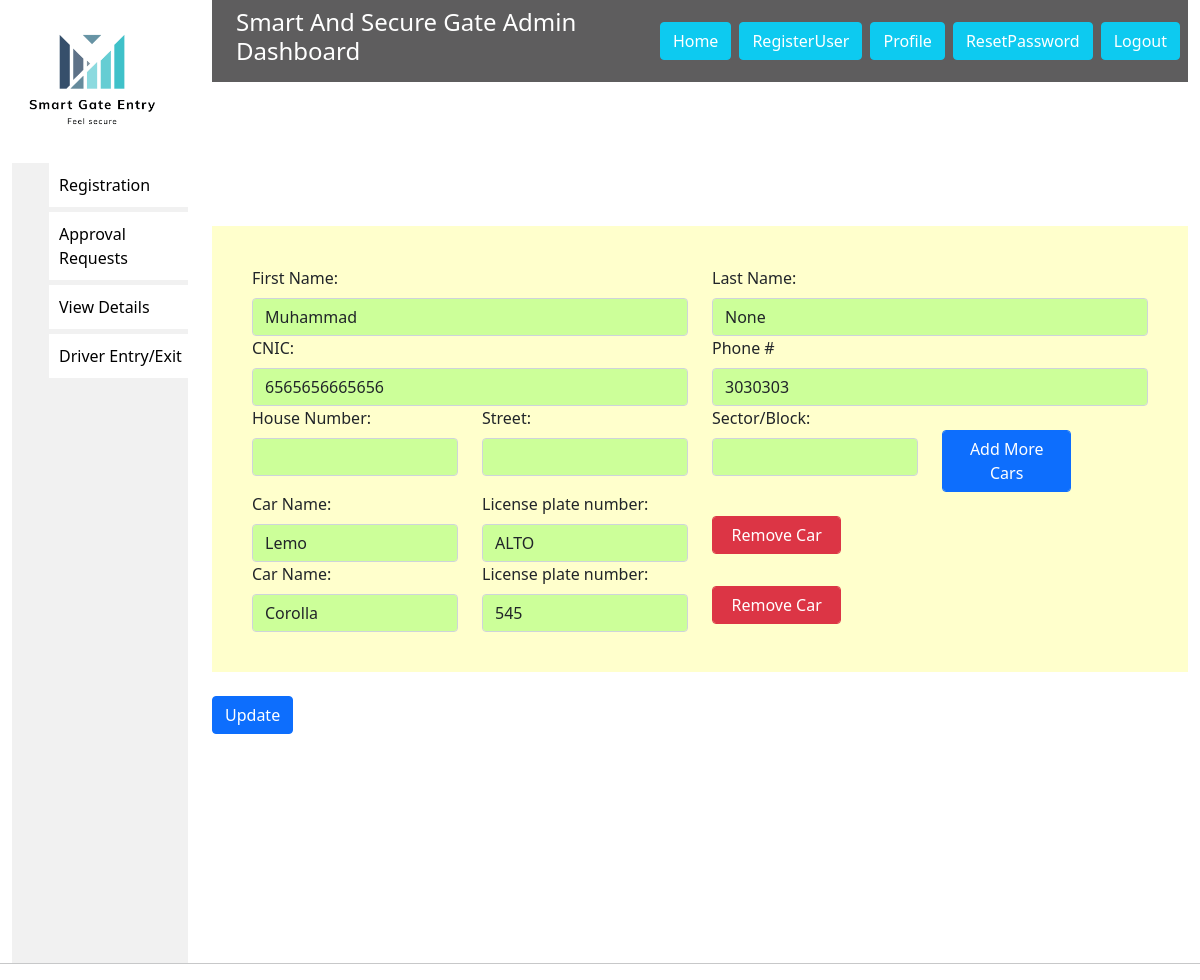
/ViewDetailsResident/22/ (signed in), run on the app's committed database.
### fyp/models.py (models this page shows, shortened)
class Driver(Person):
    Car_Plate_number=models.ForeignKey(Car, null=True,on_delete=models.SET_NULL)
    House_no=models.CharField(max_length=200,blank=True,null=True)
    Street=models.CharField(max_length=200,blank=True,null=True)
    Sector=models.CharField(max_length=200,blank=True,null=True)
    Sector=models.CharField(max_length=200,blank=True,null=True)
    type=models.CharField(max_length=20,default="resident")
    class Meta:
        abstract=True

class Residents(Driver):
    Resident_id=models.AutoField(primary_key=True)
    isentered=models.BooleanField(default=False)

class Card(models.Model):
    Card_id=models.AutoField(primary_key=True)
    Car_Plate_number=models.ForeignKey(Car, null=True,on_delete=models.SET_NULL)
    Barcode_id=models.IntegerField(unique=True)
    barcode=models.ImageField(upload_to='static/barcodeimages/',blank=True)
    type=models.CharField(max_length=20,default="resident")
    Resident=models.ForeignKey(Residents,blank=True,null=True,on_delete=models.SET_NULL)
    Guest=models.ForeignKey(Guests,blank=True,null=True,on_delete=models.SET_NULL)

class Car(models.Model):
    Car_Plate_number=models.CharField(max_length=7,primary_key=True)
    Name=models.CharField(max_length=30,null=True)

### fyp/views.py (the view)
# urls.py: path("ViewDetailsResident/<int:id>/", views.Edit_Resident, name='Edit_Resident'),
@login_required(login_url="Login")
def Edit_Resident(request,id):
    re=Residents.objects.get(Resident_id=id)
    card=Card.objects.all()
    context={
        'data':re,
        'card':card
    }
    return render(request,'EditResident.html',context)

### templates/EditResident.html (shortened to what this page needs)
{% extends 'base.html' %}
{%block body%}
<form action="{% url 'Residentupdate' data.Resident_id %}" method="POST" id="app-form">
    <br>
    <br>
    <br>
    <br>
    <br>
    <br>
    <div class="container" style="background-color:rgb(255, 255, 204);padding:40px">
        <form action="" method="POST">
            <div class="row">
                <div class="col-xs-12 col-sm-6 col-6">
                    <label class="form-label">First Name:</label>
                    <input type="text" class="form-control" value={{data.First_Name}} name="First_Name"
                        style="background-color:rgb(204, 255, 153)">
                </div>
                <div class="col-xs-12 col-sm-6 col-6">
                    <label class="form-label">Last Name:</label>
                    <input type="text" class="form-control" value={{data.Last_Name}} name="Last_Name"
                        style="background-color:rgb(204, 255, 153)">
                </div>
            </div>
            <div class="row">
                <div class="col-xs-12 col-sm-6 col-6">
                    <label class="form-label">CNIC:</label>
                    <input type="text" class="form-control" value={{data.CNIC}} maxlength="13" name="CNIC"
                        style="background-color:rgb(204, 255, 153)">
                </div>
                <div class="col-xs-12 col-sm-6 col-6">
                    <label class="form-label">Phone #</label>
                    <input type="text" class="form-control" value={{data.Phone_Number}} maxlength="11"
                        name="Phone_Number" style="background-color:rgb(204, 255, 153)">
                </div>
            </div>
            <div class="row">
                <div class=" col-sm-3 col-3" style="width:25%">
                    <label class="form-label">House Number:</label>
                    <input type="number" class="form-control" value={{data.House_no}} name="H_no"
                        style="background-color:rgb(204, 255, 153)">
                </div>
                <div class="col-xs-12 col-sm-3 col-3" style="width:25%">
                    <label class="form-label">Street:</label>
                    <input type="number" class="form-control" value={{data.Street}} name="Street"
                        style="background-color:rgb(204, 255, 153)">
                </div>
                <div class="col-xs-12 col-sm-3 col-3" style="width:25%">
                    <label class="form-label">Sector/Block:</label>
                    <input type="number" class="form-control" style="background-color:rgb(204, 255, 153)"
                        value={{data.Sector}} name="Sector">
                </div>
                <div class="col-xs-12 col-sm-2 col-2">
                    <button class="btn btn-primary form-control" onclick='addMoreCars()'>Add More Cars</button>
                </div>
            </div>
            {%for crd in card%}
            {%if crd.Resident.CNIC == data.CNIC%}
                <div class="row " id="duplicate-row">
                    <div class="col-xs-12 col-sm-3 col-4">
                        <label class="form-label required">Car Name:</label>
                        <input type="text" class="form-control" value="{{crd.Car_Plate_number.Name}}"
                            name="Car_Name{{forloop.counter}}" style="background-color:rgb(204, 255, 153) " required>
                    </div>
                    <div class="col-xs-12 col-sm-3 col-4">
                        <label class="form-label required">License plate number:</label>
                        <input type="text" class="form-control" value="{{crd.Car_Plate_number.Car_Plate_number}}"
                            name="Car_Plate_number{{ forloop.counter}}" style="background-color:rgb(204, 255, 153)"
                            required>
                    </div>
                    <div class="col-xs-12 col-sm-2 col-2">
                            <a class="btn btn-danger form-control" href="{% url 'removecar' crd.Card_id data.Resident_id %}">Remove Car</a>
                    </div>
    </div>
    {% endif %}
    {%endfor%}
    </div>
    <br>
    <span>
        <form action="{% url 'Residentupdate' data.Resident_id %}" method="POST">
            <input type="submit" class="btn btn-primary" value="Update">
        </form>
    </span>
</form>
</div>
{%endblock body%}

### static/dashboard.css (style rules this page uses)
* { margin: 0px; padding: 0px; }
a { text-decoration: none; }

### data on the page
Residents: First_Name "Muhammad", Last_Name "None", CNIC "6565656665656", Phone_Number "3030303"
Card: Car_Name1 "Lemo", Car_Plate_number.Car_Plate_number "ALTO"
Card: Car_Plate_number.Name "Corolla", Car_Plate_number.Car_Plate_number "545"
